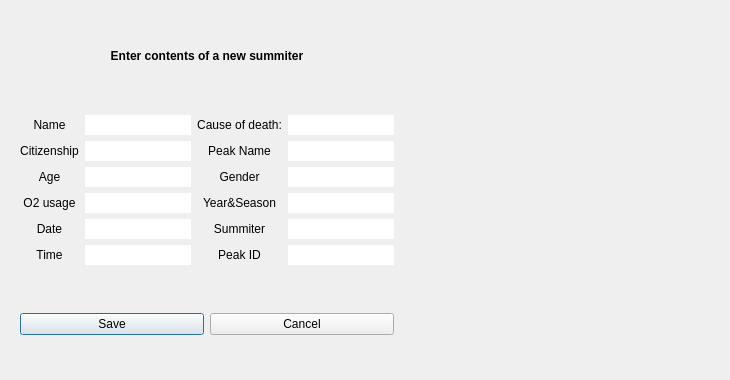
<?xml version="1.0" encoding="UTF-8"?>
<ui version="4.0">
 <class>AdderDialog</class>
 <widget class="QDialog" name="AdderDialog">
  <property name="windowModality">
   <enum>Qt::ApplicationModal</enum>
  </property>
  <property name="geometry">
   <rect>
    <x>0</x>
    <y>0</y>
    <width>730</width>
    <height>380</height>
   </rect>
  </property>
  <property name="maximumSize">
   <size>
    <width>750</width>
    <height>380</height>
   </size>
  </property>
  <property name="windowTitle">
   <string>Add new summiter</string>
  </property>
  <property name="layoutDirection">
   <enum>Qt::LeftToRight</enum>
  </property>
  <property name="modal">
   <bool>true</bool>
  </property>
  <layout class="QGridLayout" name="gridLayout_2">
   <item row="0" column="0">
    <widget class="QLabel" name="label">
     <property name="font">
      <font>
       <bold>true</bold>
      </font>
     </property>
     <property name="text">
      <string>Enter contents of a new summiter</string>
     </property>
     <property name="textFormat">
      <enum>Qt::PlainText</enum>
     </property>
     <property name="scaledContents">
      <bool>false</bool>
     </property>
     <property name="alignment">
      <set>Qt::AlignCenter</set>
     </property>
     <property name="wordWrap">
      <bool>false</bool>
     </property>
    </widget>
   </item>
   <item row="1" column="0">
    <widget class="QWidget" name="widget_2" native="true">
     <layout class="QGridLayout" name="gridLayout">
      <item row="0" column="0">
       <widget class="QLabel" name="lblName">
        <property name="text">
         <string>Name</string>
        </property>
        <property name="alignment">
         <set>Qt::AlignCenter</set>
        </property>
       </widget>
      </item>
      <item row="0" column="1">
       <widget class="QLineEdit" name="lineName">
        <property name="sizePolicy">
         <sizepolicy hsizetype="Fixed" vsizetype="Fixed">
          <horstretch>0</horstretch>
          <verstretch>0</verstretch>
         </sizepolicy>
        </property>
        <property name="frame">
         <bool>false</bool>
        </property>
        <property name="readOnly">
         <bool>false</bool>
        </property>
       </widget>
      </item>
      <item row="0" column="2">
       <widget class="QLabel" name="lblCauseOfDeath">
        <property name="text">
         <string>Cause of death:</string>
        </property>
        <property name="alignment">
         <set>Qt::AlignCenter</set>
        </property>
       </widget>
      </item>
      <item row="0" column="3">
       <widget class="QLineEdit" name="lineCauseOfDeath">
        <property name="sizePolicy">
         <sizepolicy hsizetype="Fixed" vsizetype="Fixed">
          <horstretch>0</horstretch>
          <verstretch>0</verstretch>
         </sizepolicy>
        </property>
        <property name="frame">
         <bool>false</bool>
        </property>
        <property name="readOnly">
         <bool>false</bool>
        </property>
       </widget>
      </item>
      <item row="1" column="0">
       <widget class="QLabel" name="lblCitizenship">
        <property name="text">
         <string>Citizenship</string>
        </property>
        <property name="alignment">
         <set>Qt::AlignCenter</set>
        </property>
       </widget>
      </item>
      <item row="1" column="1">
       <widget class="QLineEdit" name="lineCitizenship">
        <property name="sizePolicy">
         <sizepolicy hsizetype="Fixed" vsizetype="Fixed">
          <horstretch>0</horstretch>
          <verstretch>0</verstretch>
         </sizepolicy>
        </property>
        <property name="frame">
         <bool>false</bool>
        </property>
        <property name="readOnly">
         <bool>false</bool>
        </property>
       </widget>
      </item>
      <item row="1" column="2">
       <widget class="QLabel" name="lblPeakName">
        <property name="text">
         <string>Peak Name</string>
        </property>
        <property name="alignment">
         <set>Qt::AlignCenter</set>
        </property>
       </widget>
      </item>
      <item row="1" column="3">
       <widget class="QLineEdit" name="linePeakName">
        <property name="sizePolicy">
         <sizepolicy hsizetype="Fixed" vsizetype="Fixed">
          <horstretch>0</horstretch>
          <verstretch>0</verstretch>
         </sizepolicy>
        </property>
        <property name="frame">
         <bool>false</bool>
        </property>
        <property name="readOnly">
         <bool>false</bool>
        </property>
       </widget>
      </item>
      <item row="2" column="0">
       <widget class="QLabel" name="lblAge">
        <property name="text">
         <string>Age</string>
        </property>
        <property name="alignment">
         <set>Qt::AlignCenter</set>
        </property>
       </widget>
      </item>
      <item row="2" column="1">
       <widget class="QLineEdit" name="lineAge">
        <property name="sizePolicy">
         <sizepolicy hsizetype="Fixed" vsizetype="Fixed">
          <horstretch>0</horstretch>
          <verstretch>0</verstretch>
         </sizepolicy>
        </property>
        <property name="frame">
         <bool>false</bool>
        </property>
        <property name="readOnly">
         <bool>false</bool>
        </property>
       </widget>
      </item>
      <item row="2" column="2">
       <widget class="QLabel" name="lblGender">
        <property name="text">
         <string>Gender</string>
        </property>
        <property name="alignment">
         <set>Qt::AlignCenter</set>
        </property>
       </widget>
      </item>
      <item row="2" column="3">
       <widget class="QLineEdit" name="lineGender">
        <property name="sizePolicy">
         <sizepolicy hsizetype="Fixed" vsizetype="Fixed">
          <horstretch>0</horstretch>
          <verstretch>0</verstretch>
         </sizepolicy>
        </property>
        <property name="frame">
         <bool>false</bool>
        </property>
        <property name="readOnly">
         <bool>false</bool>
        </property>
       </widget>
      </item>
      <item row="3" column="0">
       <widget class="QLabel" name="lblO2Usage">
        <property name="sizePolicy">
         <sizepolicy hsizetype="Preferred" vsizetype="Fixed">
          <horstretch>0</horstretch>
          <verstretch>0</verstretch>
         </sizepolicy>
        </property>
        <property name="text">
         <string>O2 usage</string>
        </property>
        <property name="alignment">
         <set>Qt::AlignCenter</set>
        </property>
       </widget>
      </item>
      <item row="3" column="1">
       <widget class="QLineEdit" name="lineO2Usage">
        <property name="sizePolicy">
         <sizepolicy hsizetype="Fixed" vsizetype="Fixed">
          <horstretch>0</horstretch>
          <verstretch>0</verstretch>
         </sizepolicy>
        </property>
        <property name="frame">
         <bool>false</bool>
        </property>
        <property name="readOnly">
         <bool>false</bool>
        </property>
       </widget>
      </item>
      <item row="3" column="2">
       <widget class="QLabel" name="lblYearSeason">
        <property name="text">
         <string>Year&amp;Season</string>
        </property>
        <property name="alignment">
         <set>Qt::AlignCenter</set>
        </property>
       </widget>
      </item>
      <item row="3" column="3">
       <widget class="QLineEdit" name="lineYearSeason">
        <property name="sizePolicy">
         <sizepolicy hsizetype="Fixed" vsizetype="Fixed">
          <horstretch>0</horstretch>
          <verstretch>0</verstretch>
         </sizepolicy>
        </property>
        <property name="frame">
         <bool>false</bool>
        </property>
        <property name="readOnly">
         <bool>false</bool>
        </property>
       </widget>
      </item>
      <item row="4" column="0">
       <widget class="QLabel" name="lblDate">
        <property name="text">
         <string>Date</string>
        </property>
        <property name="alignment">
         <set>Qt::AlignCenter</set>
        </property>
       </widget>
      </item>
      <item row="4" column="1">
       <widget class="QLineEdit" name="lineDate">
        <property name="sizePolicy">
         <sizepolicy hsizetype="Fixed" vsizetype="Fixed">
          <horstretch>0</horstretch>
          <verstretch>0</verstretch>
         </sizepolicy>
        </property>
        <property name="frame">
         <bool>false</bool>
        </property>
        <property name="echoMode">
         <enum>QLineEdit::Normal</enum>
        </property>
        <property name="readOnly">
         <bool>false</bool>
        </property>
       </widget>
      </item>
      <item row="4" column="2">
       <widget class="QLabel" name="lblIsSummiter">
        <property name="text">
         <string>Summiter</string>
        </property>
        <property name="alignment">
         <set>Qt::AlignCenter</set>
        </property>
       </widget>
      </item>
      <item row="4" column="3">
       <widget class="QLineEdit" name="lineSummiter">
        <property name="sizePolicy">
         <sizepolicy hsizetype="Fixed" vsizetype="Fixed">
          <horstretch>0</horstretch>
          <verstretch>0</verstretch>
         </sizepolicy>
        </property>
        <property name="frame">
         <bool>false</bool>
        </property>
        <property name="readOnly">
         <bool>false</bool>
        </property>
       </widget>
      </item>
      <item row="5" column="0">
       <widget class="QLabel" name="lblTime">
        <property name="text">
         <string>Time</string>
        </property>
        <property name="alignment">
         <set>Qt::AlignCenter</set>
        </property>
       </widget>
      </item>
      <item row="5" column="1">
       <widget class="QLineEdit" name="lineTime">
        <property name="sizePolicy">
         <sizepolicy hsizetype="Fixed" vsizetype="Fixed">
          <horstretch>0</horstretch>
          <verstretch>0</verstretch>
         </sizepolicy>
        </property>
        <property name="frame">
         <bool>false</bool>
        </property>
        <property name="readOnly">
         <bool>false</bool>
        </property>
       </widget>
      </item>
      <item row="5" column="2">
       <widget class="QLabel" name="lblPeakID">
        <property name="text">
         <string>Peak ID</string>
        </property>
        <property name="alignment">
         <set>Qt::AlignCenter</set>
        </property>
       </widget>
      </item>
      <item row="5" column="3">
       <widget class="QLineEdit" name="linePeakID">
        <property name="sizePolicy">
         <sizepolicy hsizetype="Fixed" vsizetype="Fixed">
          <horstretch>0</horstretch>
          <verstretch>0</verstretch>
         </sizepolicy>
        </property>
        <property name="frame">
         <bool>false</bool>
        </property>
        <property name="readOnly">
         <bool>false</bool>
        </property>
       </widget>
      </item>
     </layout>
    </widget>
   </item>
   <item row="2" column="0">
    <widget class="QWidget" name="widget" native="true">
     <layout class="QHBoxLayout" name="horizontalLayout">
      <item>
       <widget class="QPushButton" name="btnSave">
        <property name="text">
         <string>Save</string>
        </property>
       </widget>
      </item>
      <item>
       <widget class="QPushButton" name="btnCancel">
        <property name="text">
         <string>Cancel</string>
        </property>
       </widget>
      </item>
     </layout>
    </widget>
   </item>
   <item row="2" column="1">
    <spacer name="horizontalSpacer">
     <property name="orientation">
      <enum>Qt::Horizontal</enum>
     </property>
     <property name="sizeHint" stdset="0">
      <size>
       <width>235</width>
       <height>20</height>
      </size>
     </property>
    </spacer>
   </item>
  </layout>
 </widget>
 <resources/>
 <connections/>
</ui>
